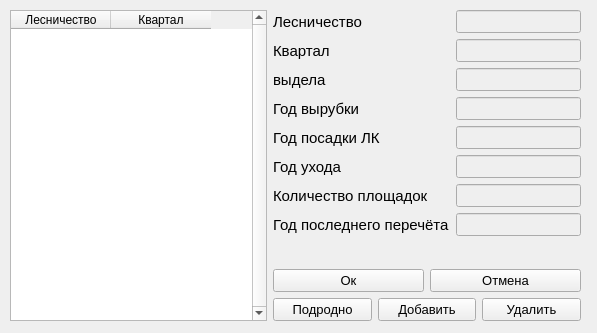
<?xml version="1.0" encoding="UTF-8"?>
<ui version="4.0">
 <class>main</class>
 <widget class="QWidget" name="main">
  <property name="enabled">
   <bool>true</bool>
  </property>
  <property name="geometry">
   <rect>
    <x>0</x>
    <y>0</y>
    <width>597</width>
    <height>333</height>
   </rect>
  </property>
  <property name="sizePolicy">
   <sizepolicy hsizetype="Fixed" vsizetype="Fixed">
    <horstretch>0</horstretch>
    <verstretch>0</verstretch>
   </sizepolicy>
  </property>
  <property name="windowTitle">
   <string>main</string>
  </property>
  <widget class="QWidget" name="horizontalLayoutWidget">
   <property name="geometry">
    <rect>
     <x>10</x>
     <y>10</y>
     <width>571</width>
     <height>311</height>
    </rect>
   </property>
   <layout class="QHBoxLayout" name="horizontalLayout_2">
    <item>
     <widget class="QTableWidget" name="sitesTable">
      <property name="verticalScrollBarPolicy">
       <enum>Qt::ScrollBarAlwaysOn</enum>
      </property>
      <property name="horizontalScrollBarPolicy">
       <enum>Qt::ScrollBarAlwaysOff</enum>
      </property>
      <property name="gridStyle">
       <enum>Qt::SolidLine</enum>
      </property>
      <property name="columnCount">
       <number>2</number>
      </property>
      <column>
       <property name="text">
        <string>Лесничество</string>
       </property>
      </column>
      <column>
       <property name="text">
        <string>Квартал</string>
       </property>
      </column>
     </widget>
    </item>
    <item>
     <layout class="QVBoxLayout" name="verticalLayout">
      <item>
       <layout class="QFormLayout" name="formLayout">
        <item row="0" column="0">
         <widget class="QLabel" name="txtForesty">
          <property name="font">
           <font>
            <pointsize>11</pointsize>
           </font>
          </property>
          <property name="text">
           <string>Лесничество</string>
          </property>
         </widget>
        </item>
        <item row="0" column="1">
         <widget class="QLineEdit" name="lineForestry">
          <property name="enabled">
           <bool>false</bool>
          </property>
          <property name="font">
           <font>
            <pointsize>10</pointsize>
           </font>
          </property>
         </widget>
        </item>
        <item row="1" column="0">
         <widget class="QLabel" name="txtKvartal">
          <property name="font">
           <font>
            <pointsize>11</pointsize>
           </font>
          </property>
          <property name="text">
           <string>Квартал</string>
          </property>
         </widget>
        </item>
        <item row="1" column="1">
         <widget class="QLineEdit" name="lineKvartal">
          <property name="enabled">
           <bool>false</bool>
          </property>
          <property name="font">
           <font>
            <pointsize>10</pointsize>
           </font>
          </property>
         </widget>
        </item>
        <item row="2" column="0">
         <widget class="QLabel" name="txtVydel">
          <property name="font">
           <font>
            <pointsize>11</pointsize>
           </font>
          </property>
          <property name="text">
           <string>выдела</string>
          </property>
         </widget>
        </item>
        <item row="2" column="1">
         <widget class="QLineEdit" name="lineVydel">
          <property name="enabled">
           <bool>false</bool>
          </property>
          <property name="font">
           <font>
            <pointsize>10</pointsize>
           </font>
          </property>
         </widget>
        </item>
        <item row="3" column="0">
         <widget class="QLabel" name="txtClearcut">
          <property name="font">
           <font>
            <pointsize>11</pointsize>
           </font>
          </property>
          <property name="text">
           <string>Год вырубки</string>
          </property>
         </widget>
        </item>
        <item row="3" column="1">
         <widget class="QLineEdit" name="lineClearcut">
          <property name="enabled">
           <bool>false</bool>
          </property>
          <property name="font">
           <font>
            <pointsize>10</pointsize>
           </font>
          </property>
         </widget>
        </item>
        <item row="4" column="0">
         <widget class="QLabel" name="txtPlanting">
          <property name="font">
           <font>
            <pointsize>11</pointsize>
           </font>
          </property>
          <property name="text">
           <string>Год посадки ЛК</string>
          </property>
         </widget>
        </item>
        <item row="4" column="1">
         <widget class="QLineEdit" name="linePlanting">
          <property name="enabled">
           <bool>false</bool>
          </property>
          <property name="font">
           <font>
            <pointsize>10</pointsize>
           </font>
          </property>
         </widget>
        </item>
        <item row="5" column="0">
         <widget class="QLabel" name="txtThinning">
          <property name="font">
           <font>
            <pointsize>11</pointsize>
           </font>
          </property>
          <property name="text">
           <string>Год ухода</string>
          </property>
         </widget>
        </item>
        <item row="5" column="1">
         <widget class="QLineEdit" name="lineThinning">
          <property name="enabled">
           <bool>false</bool>
          </property>
          <property name="font">
           <font>
            <pointsize>10</pointsize>
           </font>
          </property>
         </widget>
        </item>
        <item row="6" column="0">
         <widget class="QLabel" name="txtQuantityPlots">
          <property name="font">
           <font>
            <pointsize>11</pointsize>
           </font>
          </property>
          <property name="text">
           <string>Количество площадок</string>
          </property>
         </widget>
        </item>
        <item row="6" column="1">
         <widget class="QLineEdit" name="lineQuantityPlots">
          <property name="enabled">
           <bool>false</bool>
          </property>
          <property name="font">
           <font>
            <pointsize>10</pointsize>
           </font>
          </property>
         </widget>
        </item>
        <item row="7" column="1">
         <widget class="QLineEdit" name="lineLastTax">
          <property name="enabled">
           <bool>false</bool>
          </property>
          <property name="font">
           <font>
            <pointsize>10</pointsize>
           </font>
          </property>
         </widget>
        </item>
        <item row="7" column="0">
         <widget class="QLabel" name="txtLastTax">
          <property name="font">
           <font>
            <pointsize>11</pointsize>
           </font>
          </property>
          <property name="text">
           <string>Год последнего перечёта</string>
          </property>
         </widget>
        </item>
       </layout>
      </item>
      <item>
       <layout class="QHBoxLayout" name="horizontalLayout">
        <item>
         <widget class="QPushButton" name="btnOK">
          <property name="font">
           <font>
            <pointsize>10</pointsize>
           </font>
          </property>
          <property name="text">
           <string>Ок</string>
          </property>
         </widget>
        </item>
        <item>
         <widget class="QPushButton" name="btnCancel">
          <property name="enabled">
           <bool>true</bool>
          </property>
          <property name="font">
           <font>
            <pointsize>10</pointsize>
           </font>
          </property>
          <property name="text">
           <string>Отмена</string>
          </property>
         </widget>
        </item>
       </layout>
      </item>
      <item>
       <layout class="QHBoxLayout" name="horizontalLayout_4">
        <item>
         <widget class="QPushButton" name="btnShow">
          <property name="font">
           <font>
            <pointsize>10</pointsize>
           </font>
          </property>
          <property name="text">
           <string>Подродно</string>
          </property>
         </widget>
        </item>
        <item>
         <widget class="QPushButton" name="btnCreate">
          <property name="font">
           <font>
            <pointsize>10</pointsize>
           </font>
          </property>
          <property name="text">
           <string>Добавить</string>
          </property>
         </widget>
        </item>
        <item>
         <widget class="QPushButton" name="btnDelete">
          <property name="font">
           <font>
            <pointsize>10</pointsize>
           </font>
          </property>
          <property name="text">
           <string>Удалить</string>
          </property>
         </widget>
        </item>
       </layout>
      </item>
     </layout>
    </item>
   </layout>
  </widget>
 </widget>
 <resources/>
 <connections/>
</ui>
